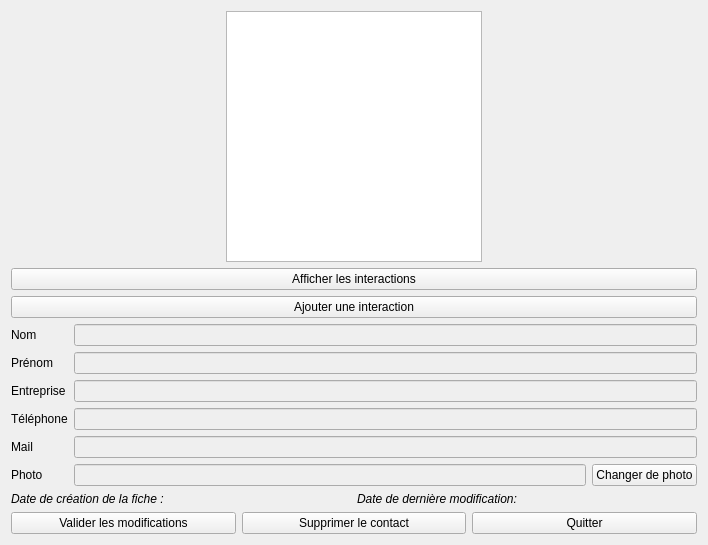
<?xml version="1.0" encoding="UTF-8"?>
<ui version="4.0">
 <class>FicheContactWindow</class>
 <widget class="QWidget" name="FicheContactWindow">
  <property name="windowModality">
   <enum>Qt::NonModal</enum>
  </property>
  <property name="geometry">
   <rect>
    <x>0</x>
    <y>0</y>
    <width>708</width>
    <height>545</height>
   </rect>
  </property>
  <property name="windowTitle">
   <string>Fiche du contact</string>
  </property>
  <layout class="QGridLayout" name="gridLayout">
   <item row="1" column="1">
    <layout class="QVBoxLayout" name="verticalLayout">
     <item>
      <layout class="QHBoxLayout" name="horizontalLayout_2">
       <item>
        <spacer name="horizontalSpacer_2">
         <property name="orientation">
          <enum>Qt::Horizontal</enum>
         </property>
         <property name="sizeHint" stdset="0">
          <size>
           <width>40</width>
           <height>20</height>
          </size>
         </property>
        </spacer>
       </item>
       <item>
        <widget class="QGraphicsView" name="photoView">
         <property name="layoutDirection">
          <enum>Qt::LeftToRight</enum>
         </property>
         <property name="autoFillBackground">
          <bool>false</bool>
         </property>
         <property name="verticalScrollBarPolicy">
          <enum>Qt::ScrollBarAlwaysOff</enum>
         </property>
         <property name="horizontalScrollBarPolicy">
          <enum>Qt::ScrollBarAlwaysOff</enum>
         </property>
         <property name="transformationAnchor">
          <enum>QGraphicsView::AnchorViewCenter</enum>
         </property>
        </widget>
       </item>
       <item>
        <spacer name="horizontalSpacer">
         <property name="orientation">
          <enum>Qt::Horizontal</enum>
         </property>
         <property name="sizeHint" stdset="0">
          <size>
           <width>40</width>
           <height>20</height>
          </size>
         </property>
        </spacer>
       </item>
      </layout>
     </item>
     <item>
      <widget class="QPushButton" name="interactionsButton">
       <property name="text">
        <string>Afficher les interactions</string>
       </property>
      </widget>
     </item>
     <item>
      <widget class="QPushButton" name="ButtonAjouterInteraction">
       <property name="text">
        <string>Ajouter une interaction</string>
       </property>
      </widget>
     </item>
     <item>
      <layout class="QFormLayout" name="formLayout">
       <item row="1" column="0">
        <widget class="QLabel" name="nomLabel">
         <property name="text">
          <string>Nom</string>
         </property>
        </widget>
       </item>
       <item row="1" column="1">
        <widget class="QLineEdit" name="nomLineEdit">
         <property name="enabled">
          <bool>false</bool>
         </property>
        </widget>
       </item>
       <item row="2" column="0">
        <widget class="QLabel" name="prenomLabel">
         <property name="text">
          <string>Prénom</string>
         </property>
        </widget>
       </item>
       <item row="2" column="1">
        <widget class="QLineEdit" name="prenomLineEdit">
         <property name="enabled">
          <bool>false</bool>
         </property>
        </widget>
       </item>
       <item row="3" column="0">
        <widget class="QLabel" name="entrepriseLabel">
         <property name="text">
          <string>Entreprise</string>
         </property>
        </widget>
       </item>
       <item row="3" column="1">
        <widget class="QLineEdit" name="entrepriseLineEdit">
         <property name="enabled">
          <bool>false</bool>
         </property>
        </widget>
       </item>
       <item row="4" column="0">
        <widget class="QLabel" name="telLabel">
         <property name="text">
          <string>Téléphone</string>
         </property>
        </widget>
       </item>
       <item row="4" column="1">
        <widget class="QLineEdit" name="telLineEdit">
         <property name="enabled">
          <bool>false</bool>
         </property>
        </widget>
       </item>
       <item row="5" column="0">
        <widget class="QLabel" name="mailLabel">
         <property name="text">
          <string>Mail</string>
         </property>
        </widget>
       </item>
       <item row="5" column="1">
        <widget class="QLineEdit" name="mailLineEdit">
         <property name="enabled">
          <bool>false</bool>
         </property>
        </widget>
       </item>
       <item row="6" column="0">
        <widget class="QLabel" name="photoLabel">
         <property name="text">
          <string>Photo</string>
         </property>
        </widget>
       </item>
       <item row="6" column="1">
        <layout class="QHBoxLayout" name="horizontalLayout_3">
         <item>
          <widget class="QLineEdit" name="photoLineEdit">
           <property name="enabled">
            <bool>false</bool>
           </property>
          </widget>
         </item>
         <item>
          <widget class="QPushButton" name="changeFilePushButton">
           <property name="text">
            <string>Changer de photo</string>
           </property>
          </widget>
         </item>
        </layout>
       </item>
      </layout>
     </item>
     <item>
      <layout class="QHBoxLayout" name="horizontalLayout_4">
       <item>
        <widget class="QLabel" name="label_4">
         <property name="text">
          <string>&lt;i&gt;Date de création de la fiche :&lt;/i&gt;</string>
         </property>
        </widget>
       </item>
       <item>
        <widget class="QLabel" name="labelDateCreation">
         <property name="text">
          <string/>
         </property>
        </widget>
       </item>
       <item>
        <widget class="QLabel" name="label_2">
         <property name="text">
          <string>&lt;i&gt;Date de dernière modification:&lt;/i&gt;</string>
         </property>
        </widget>
       </item>
       <item>
        <widget class="QLabel" name="labelDateModif">
         <property name="text">
          <string/>
         </property>
        </widget>
       </item>
      </layout>
     </item>
     <item>
      <layout class="QHBoxLayout" name="horizontalLayout">
       <item>
        <widget class="QPushButton" name="validButton">
         <property name="text">
          <string>Valider les modifications</string>
         </property>
        </widget>
       </item>
       <item>
        <widget class="QPushButton" name="supprButton">
         <property name="text">
          <string>Supprimer le contact</string>
         </property>
        </widget>
       </item>
       <item>
        <widget class="QPushButton" name="quitButton">
         <property name="text">
          <string>Quitter</string>
         </property>
        </widget>
       </item>
      </layout>
     </item>
    </layout>
   </item>
  </layout>
 </widget>
 <resources/>
 <connections/>
</ui>
